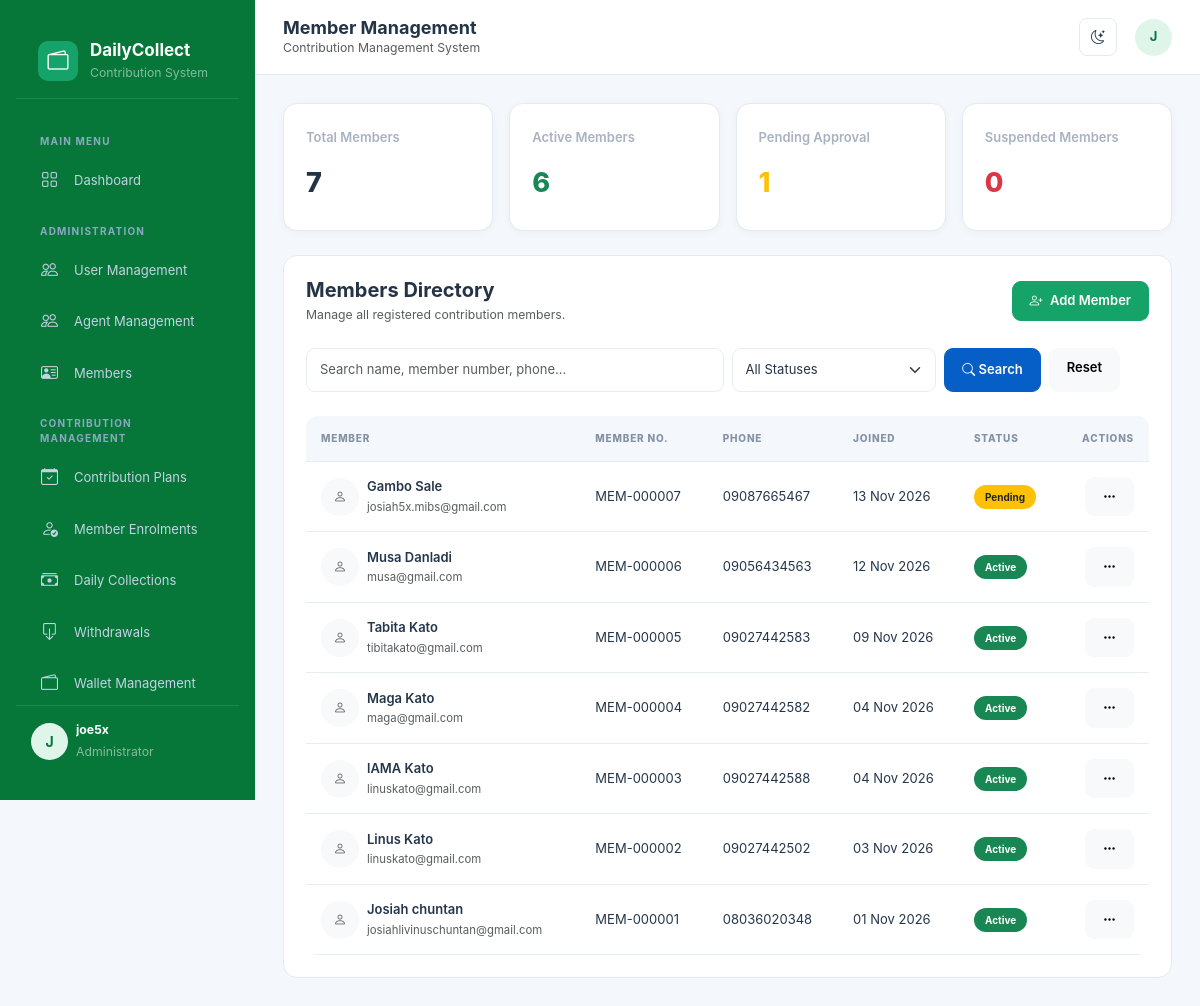
The app's page /members/ (signed in), older data.
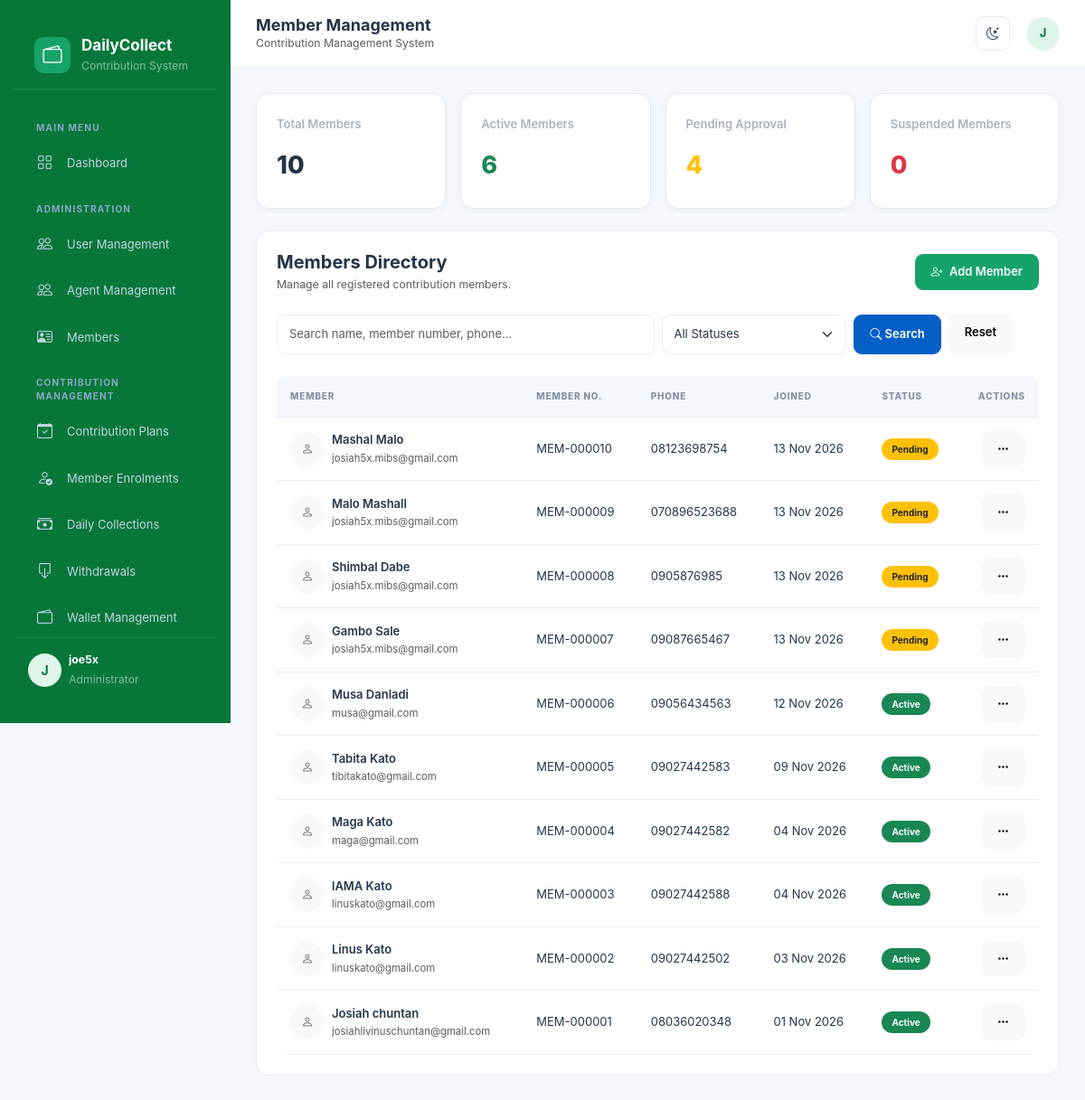
The same page, newer data.
### accounts/models.py (models this page shows, shortened)
class User(AbstractUser):
    class Role(models.TextChoices):
        ADMIN = 'ADMIN', 'Administrator'
        MANAGER = 'MANAGER', 'Manager'
        SUPERVISOR = 'SUPERVISOR', 'Supervisor'
        AGENT = 'AGENT', 'Collection Agent'
        ACCOUNTANT = 'ACCOUNTANT', 'Accountant'
        MEMBER = 'MEMBER', 'Member'
    email = models.EmailField(unique=True)
    phone = models.CharField(max_length=20, blank=True)
    role = models.CharField(
        max_length=20,
        choices=Role.choices,
        default=Role.MEMBER
    )
    is_active = models.BooleanField(default=True)
    must_change_password = models.BooleanField(default=False)
    created_at = models.DateTimeField(auto_now_add=True)
    updated_at = models.DateTimeField(auto_now=True)

### members/models.py (models this page shows, shortened)
class Member(models.Model):
    class Gender(models.TextChoices):
        MALE = 'MALE', 'Male'
        FEMALE = 'FEMALE', 'Female'
    class Status(models.TextChoices):
        PENDING = 'PENDING', 'Pending Approval'
        ACTIVE = 'ACTIVE', 'Active'
        SUSPENDED = 'SUSPENDED', 'Suspended'
        INACTIVE = 'INACTIVE', 'Inactive'
    member_no = models.CharField(
        max_length=20,
        unique=True,
        blank=True
    )
    first_name = models.CharField(max_length=100)
    last_name = models.CharField(max_length=100)
    other_names = models.CharField(max_length=100, blank=True)
    gender = models.CharField(
        max_length=10,
        choices=Gender.choices,
        blank=True
    )
    date_of_birth = models.DateField(null=True, blank=True)
    phone = models.CharField(max_length=20)
    email = models.EmailField(blank=True)
    address = models.TextField(blank=True)
    photo = models.ImageField(
        upload_to='members/',
        blank=True,
        null=True
    )
    next_of_kin = models.CharField(max_length=150, blank=True)
    next_of_kin_phone = models.CharField(max_length=20, blank=True)
    user = models.OneToOneField(
        settings.AUTH_USER_MODEL,
        on_delete=models.SET_NULL,
        null=True,
        blank=True,
        related_name='member_profile'
    )
    status = models.CharField(
        max_length=15,
        choices=Status.choices,
        default=Status.PENDING
    )
    joined_at = models.DateField(auto_now_add=True)
    created_by = models.ForeignKey(
        settings.AUTH_USER_MODEL,
        on_delete=models.SET_NULL,
        null=True,
        blank=True,
        related_name='registered_members'
    )
    created_at = models.DateTimeField(auto_now_add=True)
    updated_at = models.DateTimeField(auto_now=True)
    @property
    def full_name(self):
        return ' '.join(
            part for part in [
                self.first_name,
                self.other_names,
                self.last_name
            ] if part
        )
    class Meta:
        ordering = ['-created_at']
        verbose_name = 'Member'
        verbose_name_plural = 'Members'

### members/views.py (the view, shortened to what this page needs)
# urls.py: path('', views.member_list, name='member_list'),
@login_required
@role_required(User.Role.ADMIN, User.Role.MANAGER, User.Role.SUPERVISOR)
def member_list(request):
    members = Member.objects.all().order_by('-created_at')
    search = request.GET.get('q', '').strip()
    status = request.GET.get('status', '')
    if status:
        members = members.filter(status=status)
    total_members = Member.objects.count()
    active_members = Member.objects.filter(
        status=Member.Status.ACTIVE
    ).count()
    pending_members = Member.objects.filter(
        status=Member.Status.PENDING
    ).count()
    suspended_members = Member.objects.filter(
        status=Member.Status.SUSPENDED
    ).count()
    paginator = Paginator(members, 15)
    page_number = request.GET.get('page')
    page_obj = paginator.get_page(page_number)
    context = {
        'page_obj': page_obj,
        'search': search,
        'selected_status': status,
        'status_choices': Member.Status.choices,
        'total_members': total_members,
        'active_members': active_members,
        'pending_members': pending_members,
        'suspended_members': suspended_members,
    }
    return render(request, 'members/member_list.html', context)

### templates/members/member_list.html (shortened to what this page needs)
{% extends 'base.html' %}
{% block page_title %}Member Management{% endblock %}
{% block content %}
<div class="row g-3 mb-4">
    <div class="col-xl-3 col-md-6">
        <div class="stat-card">
            <span class="stat-label">Total Members</span>
            <div class="stat-value">{{ total_members }}</div>
        </div>
    </div>
    <div class="col-xl-3 col-md-6">
        <div class="stat-card">
            <span class="stat-label">Active Members</span>
            <div class="stat-value text-success">{{ active_members }}</div>
        </div>
    </div>
    <div class="col-xl-3 col-md-6">
        <div class="stat-card">
            <span class="stat-label">Pending Approval</span>
            <div class="stat-value text-warning">{{ pending_members }}</div>
        </div>
    </div>
    <div class="col-xl-3 col-md-6">
        <div class="stat-card">
            <span class="stat-label">Suspended Members</span>
            <div class="stat-value text-danger">{{ suspended_members }}</div>
        </div>
    </div>
</div>
<div class="dashboard-panel">
    <div class="d-flex flex-wrap justify-content-between align-items-center gap-3 mb-4">
        <div>
            <h5 class="fw-bold mb-1">Members Directory</h5>
            <p class="text-muted small mb-0">
                Manage all registered contribution members.
            </p>
        </div>
        {% if request.user.role == 'ADMIN' or request.user.role == 'MANAGER' %}
        <a href="{% url 'members:member_create' %}"
           class="btn btn-success">
            <i class="bi bi-person-plus me-1"></i>
            Add Member
        </a>
        {% endif %}
    </div>
    <form method="GET" class="row g-2 mb-4">
        <div class="col-lg-6">
            <input type="text"
                   name="q"
                   class="form-control"
                   placeholder="Search name, member number, phone..."
                   value="{{ search }}">
        </div>
        <div class="col-lg-3">
            <select name="status" class="form-select">
                <option value="">All Statuses</option>
            </select>
        </div>
        <div class="col-lg-3 d-flex gap-2">
            <button type="submit" class="btn btn-primary">
                <i class="bi bi-search"></i> Search
            </button>
            <a href="{% url 'members:member_list' %}"
               class="btn btn-light">
                Reset
            </a>
        </div>
    </form>
    <div class="table-responsive">
        <table class="table align-middle">
            <thead>
                <tr>
                    <th>Member</th>
                    <th>Member No.</th>
                    <th>Phone</th>
                    <th>Joined</th>
                    <th>Status</th>
                    <th class="text-end">Actions</th>
                </tr>
            </thead>
            <tbody>
                {% for member in page_obj %}
                <tr>
                    <td>
                        <div class="d-flex align-items-center gap-2">
                            {% if member.photo %}
                                <img src="{{ member.photo.url }}"
                                     width="38"
                                     height="38"
                                     class="rounded-circle"
                                     style="object-fit:cover;">
                            {% else %}
                                <div class="rounded-circle bg-light d-flex align-items-center justify-content-center"
                                     style="width:38px;height:38px;">
                                    <i class="bi bi-person text-muted"></i>
                                </div>
                            {% endif %}
                            <div>
                                <div class="fw-semibold">
                                    {{ member.full_name }}
                                </div>
                                <small class="text-muted">
                                    {{ member.email|default:"No email" }}
                                </small>
                            </div>
                        </div>
                    </td>
                    <td>{{ member.member_no }}</td>
                    <td>{{ member.phone }}</td>
                    <td>{{ member.joined_at|date:"d M Y" }}</td>
                    <td>
                        {% if member.status == 'ACTIVE' %}
                            <span class="badge bg-success">Active</span>
                        {% elif member.status == 'PENDING' %}
                            <span class="badge bg-warning text-dark">Pending</span>
                        {% elif member.status == 'SUSPENDED' %}
                            <span class="badge bg-danger">Suspended</span>
                        {% else %}
                            <span class="badge bg-secondary">
                                {{ member.get_status_display }}
                            </span>
                        {% endif %}
                    </td>
                    <td class="text-end">
                        <div class="dropdown">
                            <button class="btn btn-sm btn-light"
                                    data-bs-toggle="dropdown">
                                <i class="bi bi-three-dots"></i>
                            </button>
                        </div>
                    </td>
                </tr>
                {% endfor %}
            </tbody>
        </table>
    </div>
</div>
{% endblock %}

### templates/base.html (shortened to what this page needs)
{% load static %}
<!DOCTYPE html>
<html lang="en" data-bs-theme="light">
<head>
    <link href="https://cdn.jsdelivr.net/npm/bootstrap@5.3.3/dist/css/bootstrap.min.css" rel="stylesheet">
    <link href="https://cdn.jsdelivr.net/npm/bootstrap-icons@1.11.3/font/bootstrap-icons.css" rel="stylesheet">
    <link rel="stylesheet" href="{% static 'css/style.css' %}">
</head>
<body>
    {% if request.user.is_authenticated %}
    <aside class="sidebar" id="sidebar">
        <div class="brand">
            <div class="brand-icon">
                <i class="bi bi-wallet2 text-white"></i>
            </div>
            <div>
                <h5 class="brand-name">DailyCollect</h5>
                <small class="text-white-50">Contribution System</small>
            </div>
        </div>
        <div class="sidebar-menu">
            <div class="menu-label">Main Menu</div>
            <a href="{% url 'dashboard' %}" class="sidebar-link">
                <i class="bi bi-grid"></i> Dashboard
            </a>
            {% if request.user.role == 'ADMIN' %}
            <div class="menu-label">Administration</div>
            <a href="{% url 'accounts:user_list' %}" class="sidebar-link">
                <i class="bi bi-people"></i> User Management
            </a>
            <a href="{% url 'agents:agent_list' %}" class="sidebar-link">
                <i class="bi bi-people"></i> Agent Management
            </a>
            <a href="{% url 'members:member_list' %}" class="sidebar-link">
                <i class="bi bi-person-vcard"></i> Members
            </a>
            <div class="menu-label">Contribution Management</div>
            <a href="{% url 'contributions:plan_list' %}" class="sidebar-link">
                <i class="bi bi-calendar-check"></i> Contribution Plans
            </a>
            <a href="{% url 'contributions:enrollment_list' %}" class="sidebar-link">
                <i class="bi bi-person-check"></i>Member Enrolments
            </a>
            <a href="{% url 'collections:collection_list' %}" class="sidebar-link">
                <i class="bi bi-cash-stack"></i> Daily Collections
            </a>
            <a href="#" class="sidebar-link">
                <i class="bi bi-box-arrow-down"></i> Withdrawals
            </a>
            <a href="{% url 'wallets:wallet_list' %}" class="sidebar-link">
                <i class="bi bi-wallet2"></i>Wallet Management
            </a>
            {% endif %}
        </div>
        <div class="sidebar-footer">
            <div class="d-flex align-items-center gap-2">
                <div class="user-avatar">
                    {{ request.user.username|first|upper }}
                </div>
                <div class="flex-grow-1 overflow-hidden">
                    <div class="text-white small fw-bold text-truncate">
                        {{ request.user.get_full_name|default:request.user.username }}
                    </div>
                    <small class="text-white-50">
                        {{ request.user.get_role_display }}
                    </small>
                </div>
            </div>
        </div>
    </aside>
    <div class="main-wrapper">
        <header class="topbar">
            <div class="d-flex align-items-center gap-3">
                <div>
                    <h5 class="topbar-title">
                        {% block page_title %}Dashboard{% endblock %}
                    </h5>
                    <small class="text-muted d-none d-sm-block">
                        Contribution Management System
                    </small>
                </div>
            </div>
            <div class="topbar-actions">
                <button class="icon-btn" id="themeToggle" title="Toggle theme">
                    <i class="bi bi-moon-stars" id="themeIcon"></i>
                </button>
                <div class="dropdown">
                    <button class="btn p-0 border-0" data-bs-toggle="dropdown">
                        <div class="user-avatar">
                            {{ request.user.username|first|upper }}
                        </div>
                    </button>
                </div>
            </div>
        </header>
        <main class="page-content">
            {% block content %}
            {% endblock %}
        </main>
    </div>
    {% else %}
    {% block auth_content %}{% endblock %}
    {% endif %}
</body>
</html>

Row changes from the older to the newer data that the page shows:
added Member: full_name "Mashal Malo", email "josiah5x.mibs@gmail.com", member_no "MEM-000010", phone "08123698754", joined_at "13 Nov 2026", status "Pending"
added Member: full_name "Malo Mashall", email "josiah5x.mibs@gmail.com", member_no "MEM-000009", phone "070896523688", joined_at "13 Nov 2026", status "Pending"
added Member: full_name "Shimbal Dabe", email "josiah5x.mibs@gmail.com", member_no "MEM-000008", phone "0905876985", joined_at "13 Nov 2026", status "Pending"
Text that changed along with them:
{{ total_members }}: "7" → "10"
{{ pending_members }}: "1" → "4"
